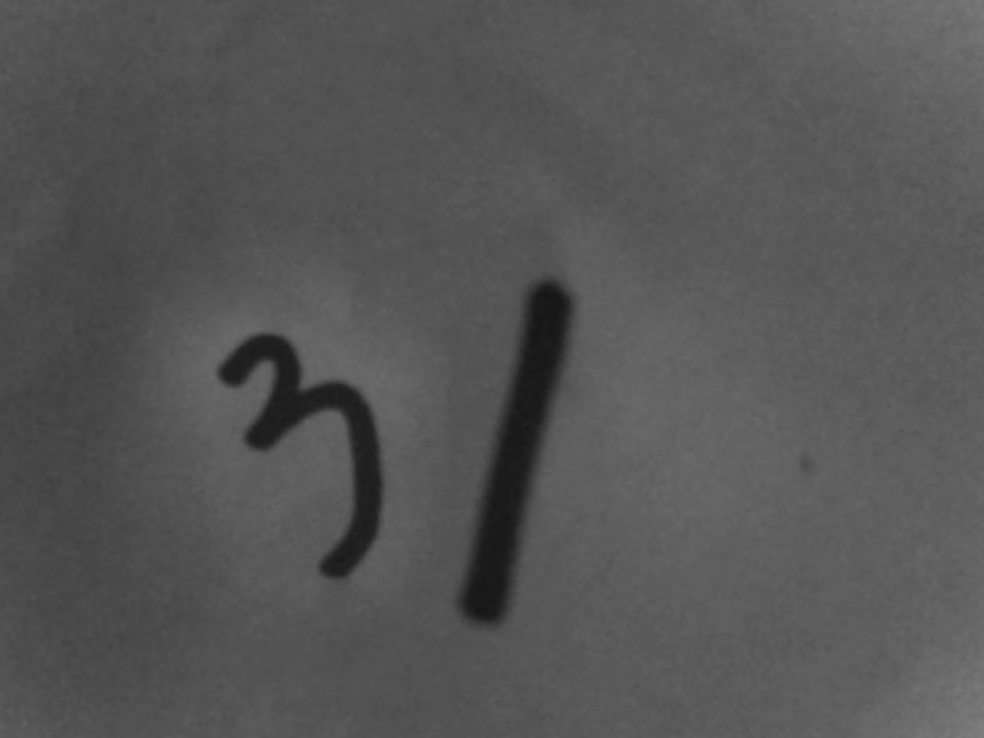
#> input picture OpenCV/pythonProjectDLC/6opencv/16图像轮廓特征查找/picture.png, 984 x 738 px
$ python '01-外接矩形.py'
#> lines starting #> are read from the running program, lines starting #| are printed output that depends on the picture; after the words box and inside, x2 and y2 are one past the last pixel; in counts of white or black regions, pixels touching at a corner belong together

# 导入OpenCV库
import cv2


# 1. 读取图片
image_np = cv2.imread('./picture.png')
#> image_np is the input picture: shape (738, 984, 3); min 20, max 126, mean 85.3

# 复制出一张图片，专门用来绘制轮廓
image_contour = image_np.copy()

# 2. 灰度化图片
image_gray = cv2.cvtColor(image_np, cv2.COLOR_BGR2GRAY)

# 3. 二值化图像
ret, image_binary = cv2.threshold(image_gray, 127, 255, cv2.THRESH_OTSU + cv2.THRESH_BINARY_INV)
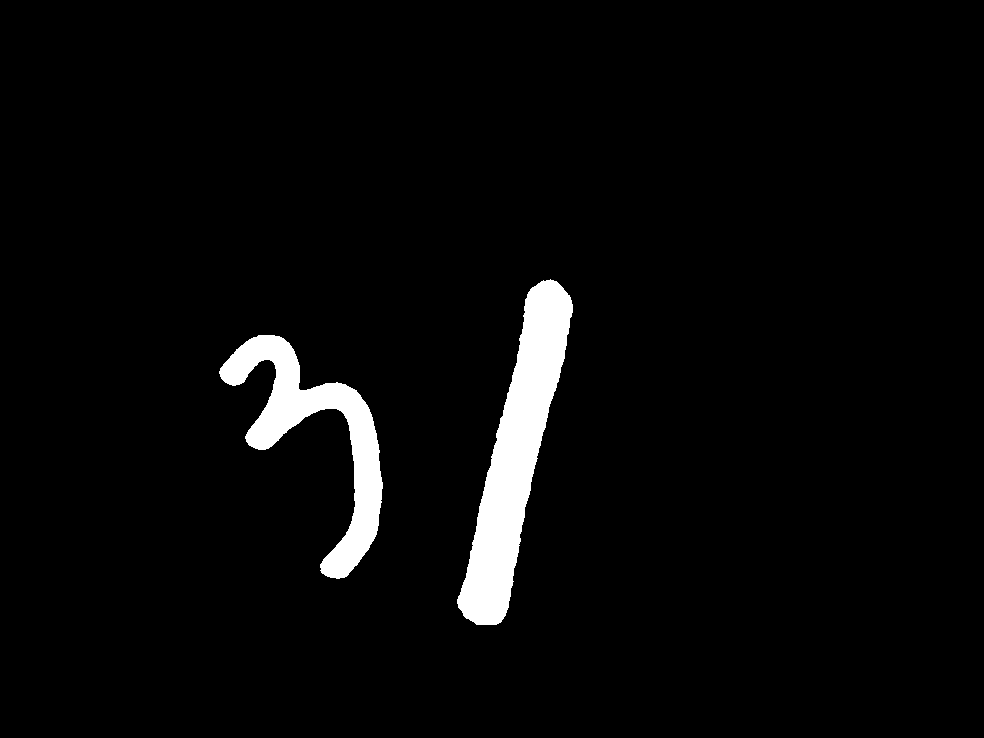
#> image_binary: shape (738, 984); 3.7% white; 2 white regions
#> ret = 61


# 4. 寻找轮廓
contours, hierarchy = cv2.findContours(image_binary, cv2.RETR_EXTERNAL, cv2.CHAIN_APPROX_SIMPLE)
#> contours = 2 contours; box (x1, y1, x2, y2) and area: (457, 279, 573, 625) 15446, (219, 335, 383, 579) 10846

# 5. 绘制轮廓
cv2.drawContours(image_contour, contours, -1, (0, 0, 255), 2)
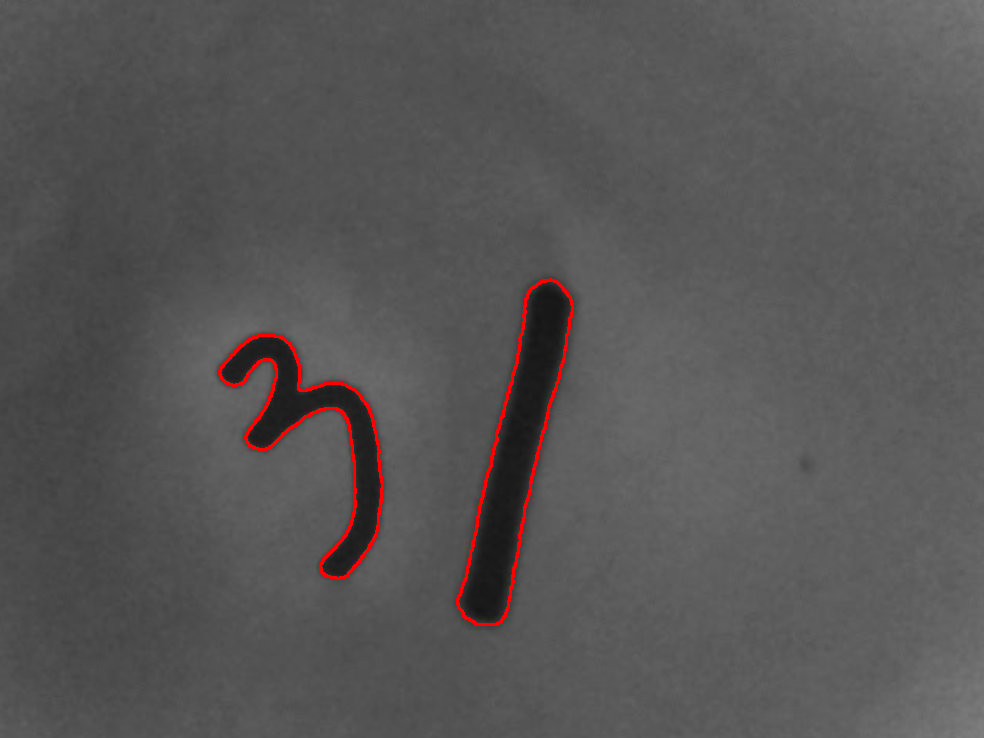
#> image_contour: shape (738, 984, 3); 0.77% of pixels changed, all inside (x1, y1, x2, y2) = (218, 278, 574, 626)

# 6. 根据轮廓点的坐标寻找外接矩形
# 通过rectangle去画矩形
# 我们需要注意的是：boundingRect 这个函数返回的是 外接矩形的左上角的点的坐标及外接矩形的宽度和高度，它并不会为我们绘制矩形
# 且这个函数一次只能获取一个轮廓的外接矩形
for cnt in contours:
    # 通过cv2.boundingRect获取当前轮廓点所构成的外接矩形的左上角的点的坐标及外接矩形的宽度和高度
    x, y, w, h = cv2.boundingRect(cnt)
    # 此时的(x，y)就是左上角的点的坐标 w是矩形的宽度 h是矩形的高度
    top_left = (x, y)
    # 右下角的点的坐标
    bottom_right = (x + w, y + h)
    # 通过rectangle去绘制矩形
    cv2.rectangle(image_contour, top_left, bottom_right, (255, 0, 0), 2)
#> this loop made 2 passes
#> (x, y, w, h, bottom_right) on passes 1 to 2: (219, 335, 164, 244, (383, 579)), (457, 279, 116, 346, (573, 625))
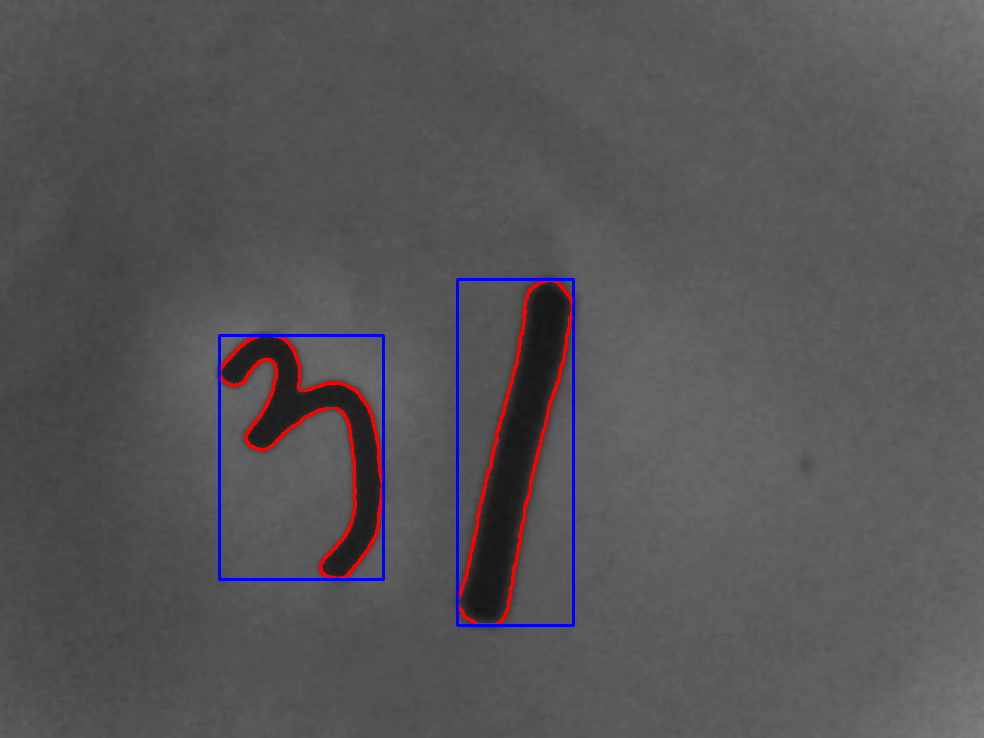
#> image_contour: shape (738, 984, 3); 0.72% of pixels changed, all inside (x1, y1, x2, y2) = (218, 278, 575, 627)

# 7. 显示结果
cv2.imshow('image_np', image_np)
cv2.imshow('image_contour', image_contour)
cv2.waitKey(0)
